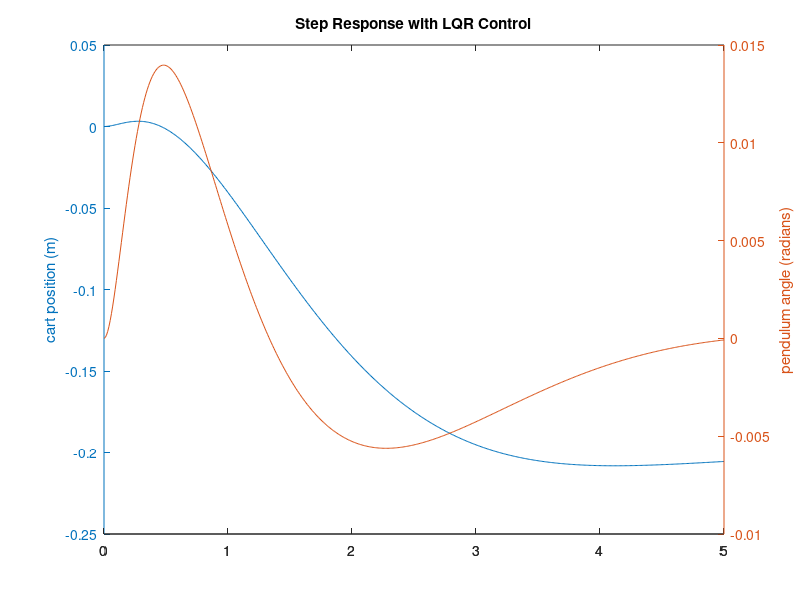

Write the MATLAB code that produced this figure.
M = 0.5;
m = 0.2;
b = 0.1;
I = 0.006;
g = 9.8;
l = 0.3;

p = I*(M+m)+M*m*l^2; %denominator for the A and B matrices

A = [0      1              0           0;
     0 -(I+m*l^2)*b/p  (m^2*g*l^2)/p   0;
     0      0              0           1;
     0 -(m*l*b)/p       m*g*l*(M+m)/p  0];
B = [     0;
     (I+m*l^2)/p;
          0;
        m*l/p];
C = [1 0 0 0;
     0 0 1 0];
D = [0;
     0];

states = {'x' 'x_dot' 'phi' 'phi_dot'};
inputs = {'u'};
outputs = {'x'; 'phi'};

sys_ss = ss(A,B,C,D,'statename',states,'inputname',inputs,'outputname',outputs);

Q = C'*C;
R = 1;
[K, S, P] = lqr(A,B,Q,R);

Ac = [(A-B*K)];
Bc = [B];
Cc = [C];
Dc = [D];

states = {'x' 'x_dot' 'phi' 'phi_dot'};
inputs = {'r'};
outputs = {'x'; 'phi'};

sys_cl = ss(Ac,Bc,Cc,Dc,'statename',states,'inputname',inputs,'outputname',outputs);

t = 0:0.01:5;
r =0.2*ones(size(t));
[y,t,x]=lsim(sys_cl,r,t);
[AX,H1,H2] = plotyy(t,y(:,1),t,y(:,2),'plot');
set(get(AX(1),'Ylabel'),'String','cart position (m)')
set(get(AX(2),'Ylabel'),'String','pendulum angle (radians)')
title('Step Response with LQR Control')
